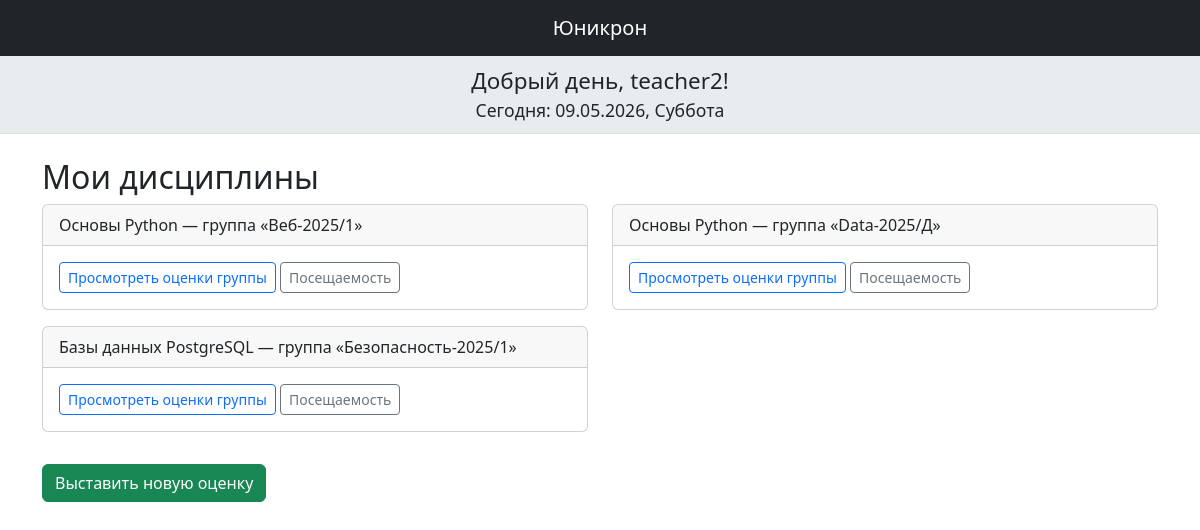
The app's page /grades/ (signed in), older data.
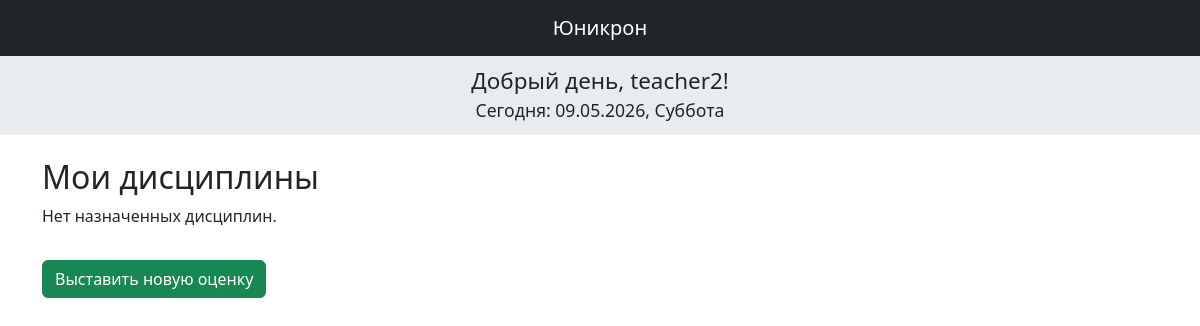
The same page, newer data.
### unicron_app/models.py (models this page shows, shortened)
class Curriculum(models.Model):
    group = models.ForeignKey(Group, on_delete=models.CASCADE, related_name='curriculum_entries')
    subject = models.ForeignKey(Subject, on_delete=models.CASCADE, related_name='curriculum_entries')
    teacher = models.ForeignKey(Teacher, on_delete=models.SET_NULL, null=True, blank=True, related_name='curriculum_entries')
    class Meta:
        verbose_name = "Учебный план"
        verbose_name_plural = "Учебные планы"
        unique_together = [['group', 'subject']]

class Subject(models.Model):
    title = models.CharField(max_length=200, verbose_name="Название предмета")
    hours = models.PositiveIntegerField(verbose_name="Количество часов")
    description = models.TextField(blank=True)
    control_form = models.ForeignKey(ControlForm, on_delete=models.SET_NULL, null=True, verbose_name="Форма итогового контроля")
    directions = models.ManyToManyField(Direction, related_name='subjects', verbose_name="Направления")
    class Meta:
        verbose_name = "Предмет"
        verbose_name_plural = "Предметы"

class Group(models.Model):
    title = models.CharField(max_length=100, verbose_name="Название группы")
    direction = models.ForeignKey(Direction, on_delete=models.CASCADE, related_name='groups', verbose_name="Направление")
    FULL_TIME = 'full_time'
    DISTANCE = 'distance'
    FORM_CHOICES = [
        (FULL_TIME, 'Очная'),
        (DISTANCE, 'Дистанционная'),
    ]
    form = models.CharField(max_length=20, choices=FORM_CHOICES, verbose_name="Форма обучения")
    date_start = models.DateField(verbose_name="Дата начала")
    date_end = models.DateField(verbose_name="Дата окончания")
    FORMING = 'forming'
    STUDYING = 'studying'
    GRADUATED = 'graduated'
    STATUS_CHOICES = [
        (FORMING, 'Формируется'),
        (STUDYING, 'Обучается'),
        (GRADUATED, 'Выпущена'),
    ]
    status = models.CharField(max_length=20, choices=STATUS_CHOICES, default=FORMING, verbose_name="Статус")
    class Meta:
        verbose_name = "Группа"
        verbose_name_plural = "Группы"

### unicron_app/views.py (the view)
# urls.py: path('grades/', views.grades_manage, name='grades_manage'),
@login_required
@role_required('teacher')
def grades_manage(request):
    teacher = request.user.teacher_profile
    curriculums = Curriculum.objects.filter(teacher=teacher)
    return render(request, 'unicron_app/grades_manage.html', {'curriculums': curriculums})

### unicron_app/views.py (called while the page is built)
def role_required(*roles):
    def check_role(user):
        return user.is_authenticated and user.role in roles
    return user_passes_test(check_role, login_url='unicron_app:login')

### unicron_app/templates/unicron_app/grades_manage.html (shortened to what this page needs)
{% extends "unicron_app/base.html" %}
{% block content %}
<h2>Мои дисциплины</h2>
<div class="row">
  {% for c in curriculums %}
    <div class="col-md-6 mb-3">
      <div class="card">
        <div class="card-header">
          {{ c.subject.title }} — группа «{{ c.group.title }}»
        </div>
        <div class="card-body">
          <a href="{% url 'unicron_app:student_grades' student_id=0 %}?group={{ c.group.pk }}&subject={{ c.subject.pk }}" class="btn btn-outline-primary btn-sm">Просмотреть оценки группы</a>
          <a href="{% url 'unicron_app:attendance' %}?group={{ c.group.pk }}" class="btn btn-outline-secondary btn-sm">Посещаемость</a>
        </div>
      </div>
    </div>
  {% empty %}
    <p>Нет назначенных дисциплин.</p>
  {% endfor %}
</div>
<a href="{% url 'unicron_app:grade_add' %}" class="btn btn-success mt-3">Выставить новую оценку</a>
{% endblock %}

### unicron_app/templates/unicron_app/base.html (shortened to what this page needs)
<!DOCTYPE html>
<html lang="ru">
<head>
    <link href="https://cdn.jsdelivr.net/npm/bootstrap@5.3.3/dist/css/bootstrap.min.css" rel="stylesheet">
</head>
<body>
    <nav class="navbar navbar-expand-lg navbar-dark bg-dark">
        <div class="container-fluid">
            <a class="navbar-brand mx-auto" href="{% url 'unicron_app:dashboard' %}">Юникрон</a>
        </div>
    </nav>
    {% if user.is_authenticated %}
        <div style="text-align: center; padding: 12px 20px; background-color: #e9ecef; border-bottom: 1px solid #dee2e6;">
            <h2 style="margin: 0; font-size: 1.4rem;">{{ greeting }}</h2>
            <h3 style="margin: 5px 0 0; font-size: 1.1rem; font-weight: normal;">Сегодня: {{ today|date:"d.m.Y" }}, {{ today|date:"l" }}</h3>
        </div>
    {% endif %}
    {% block outer_content %}
    <div class="container mt-4">
        {% block content %}{% endblock %}
    </div>
    {% endblock %}
</body>
</html>

Row changes from the older to the newer data that the page shows:
removed Curriculum: subject "Основы Python", group "Веб-2025/1"
removed Curriculum: subject "Основы Python", group "Data-2025/Д"
removed Curriculum: subject "Базы данных PostgreSQL", group "Безопасность-2025/1"
Text that changed along with them:
text now shown: "Нет назначенных дисциплин."
